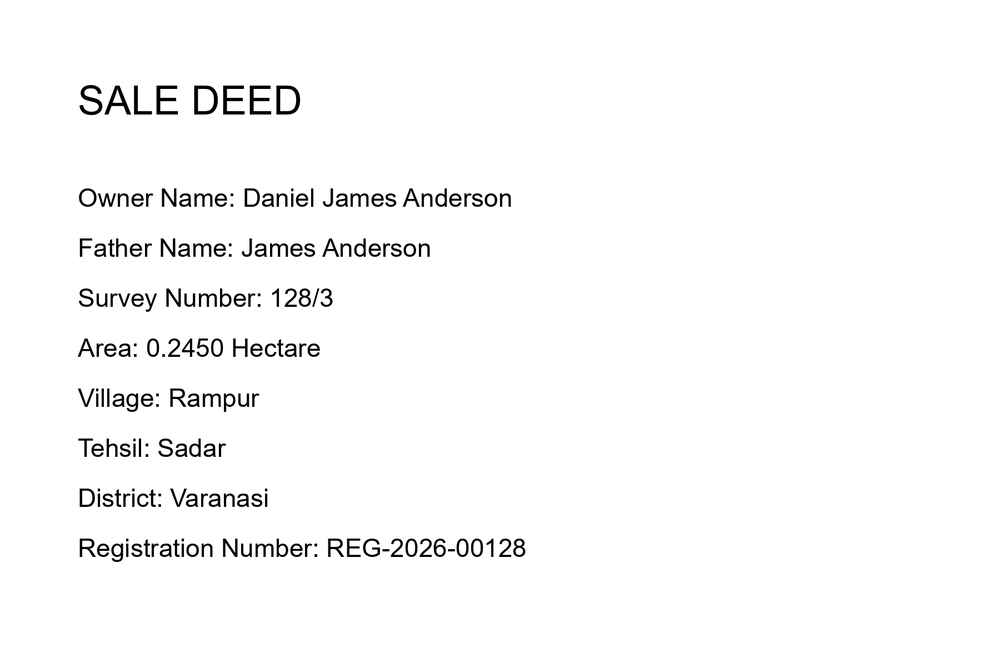
#> input picture data/documents/test_document.png, 1000 x 667 px, shrunk from 1800 x 1200 before the run
$ python create_degraded_dataset.py
#> lines starting #> are read from the running program, lines starting #| are printed output that depends on the picture
from pathlib import Path
import json

import cv2
import numpy as np


SOURCE = Path("data/documents/test_document.png")
OUTPUT_DIR = Path("data/robustness/images")
MANIFEST_PATH = Path("data/robustness/manifest.json")

GROUND_TRUTH = "test_document.json"
BASELINE = "test_document.png"


def save_image(
    name: str,
    image: np.ndarray,
    degradation: str,
    severity,
    tests: list[dict],
) -> None:
    output_path = OUTPUT_DIR / name

    success = cv2.imwrite(
        str(output_path),
        image,
    )

    if not success:
        raise RuntimeError(
            f"Could not write image: {output_path}"
        )

    tests.append(
        {
            "document": name,
            "degradation": degradation,
            "severity": severity,
            "ground_truth": GROUND_TRUTH,
            "baseline": BASELINE,
        }
    )

    print(f"Created: {output_path}")


def apply_rotation(
    image: np.ndarray,
    angle: float,
) -> np.ndarray:
    height, width = image.shape[:2]

    matrix = cv2.getRotationMatrix2D(
        (width / 2, height / 2),
        angle,
        1.0,
    )

    return cv2.warpAffine(
        image,
        matrix,
        (width, height),
        borderMode=cv2.BORDER_CONSTANT,
        borderValue=(255, 255, 255),
    )


def apply_jpeg_compression(
    image: np.ndarray,
    quality: int,
) -> np.ndarray:
    encode_params = [
        int(cv2.IMWRITE_JPEG_QUALITY),
        quality,
    ]

    success, encoded = cv2.imencode(
        ".jpg",
        image,
        encode_params,
    )

    if not success:
        raise RuntimeError(
            f"JPEG encoding failed for quality {quality}"
        )

    decoded = cv2.imdecode(
        encoded,
        cv2.IMREAD_COLOR,
    )

    if decoded is None:
        raise RuntimeError(
            f"JPEG decoding failed for quality {quality}"
        )

    return decoded


def apply_noise(
    image: np.ndarray,
    sigma: int,
    rng: np.random.Generator,
) -> np.ndarray:
    noise = rng.normal(
        0,
        sigma,
        image.shape,
    ).astype(np.float32)

    return np.clip(
        image.astype(np.float32) + noise,
        0,
        255,
    ).astype(np.uint8)


def apply_contrast(
    image: np.ndarray,
    alpha: float,
    beta: int,
) -> np.ndarray:
    return cv2.convertScaleAbs(
        image,
        alpha=alpha,
        beta=beta,
    )


def write_manifest(tests: list[dict]) -> None:
    manifest = {
        "experiment": "OCR robustness evaluation",
        "version": "1.0",
        "source_document": BASELINE,
        "ground_truth": GROUND_TRUTH,
        "baseline": BASELINE,
        "tests": tests,
    }

    MANIFEST_PATH.parent.mkdir(
        parents=True,
        exist_ok=True,
    )

    with MANIFEST_PATH.open(
        "w",
        encoding="utf-8",
    ) as file:
        json.dump(
            manifest,
            file,
            indent=4,
        )

    print(f"Manifest written: {MANIFEST_PATH}")


def main() -> None:
    if not SOURCE.exists():
        raise FileNotFoundError(
            f"Source document not found: {SOURCE}"
        )

    OUTPUT_DIR.mkdir(
        parents=True,
        exist_ok=True,
    )

    image = cv2.imread(str(SOURCE))
#> image is the input picture: shape (667, 1000, 3); min 0, max 255, mean 249.5

    if image is None:
        raise ValueError(
            f"Could not read source image: {SOURCE}"
        )

    # Fixed seed makes the noise experiment reproducible.
    rng = np.random.default_rng(42)

    tests = []

    print("=" * 60)
    print("CREATING OCR DEGRADATION DATASET")
    print("=" * 60)

    # ---------------------------------------------------------
    # 1. Blur
    # ---------------------------------------------------------

    blur_levels = {
        3: (3, 3),
        7: (7, 7),
        11: (11, 11),
        15: (15, 15),
    }

    for severity, kernel in blur_levels.items():
        degraded = cv2.GaussianBlur(
            image,
            kernel,
            0,
        )

        save_image(
            f"blur_{severity}.png",
            degraded,
            "Blur",
            severity,
            tests,
        )

    # ---------------------------------------------------------
    # 2. Gaussian noise
    # ---------------------------------------------------------

    noise_levels = {
        10: 10,
        25: 25,
        40: 40,
        60: 60,
    }

    for severity, sigma in noise_levels.items():
        degraded = apply_noise(
            image,
            sigma,
            rng,
        )

        save_image(
            f"noise_{severity}.png",
            degraded,
            "Noise",
            severity,
            tests,
        )
#> this loop made 4 passes
#> pass 2, in main, `degraded = apply_noise( image, sigma, rng, )`:
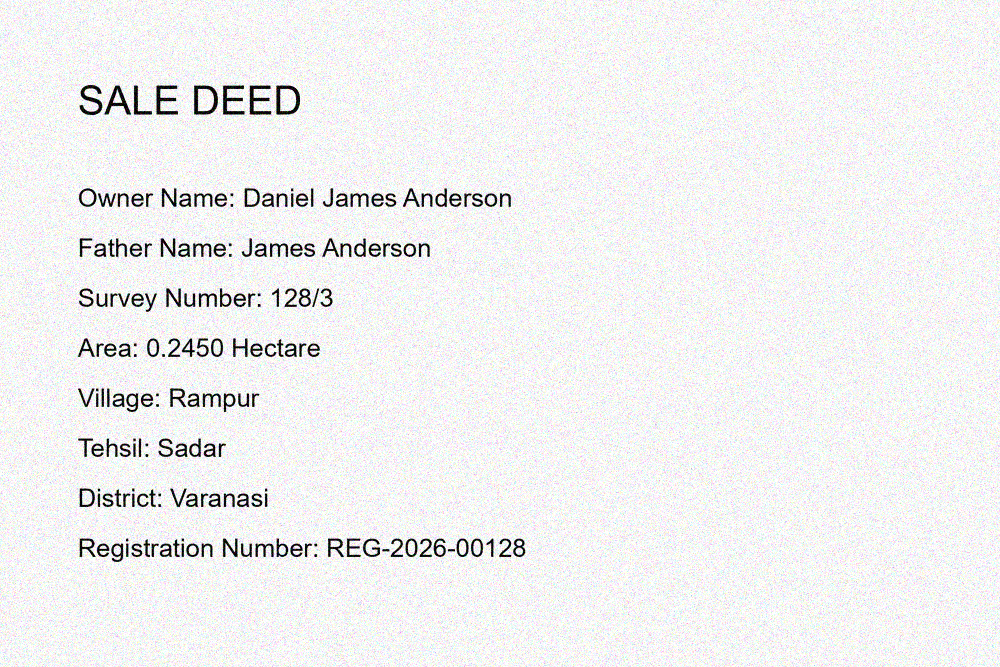
#> degraded: shape (667, 1000, 3); mean B, G, R 239.8, 239.8, 239.7
#> pass 3, in main, `degraded = apply_noise( image, sigma, rng, )`:
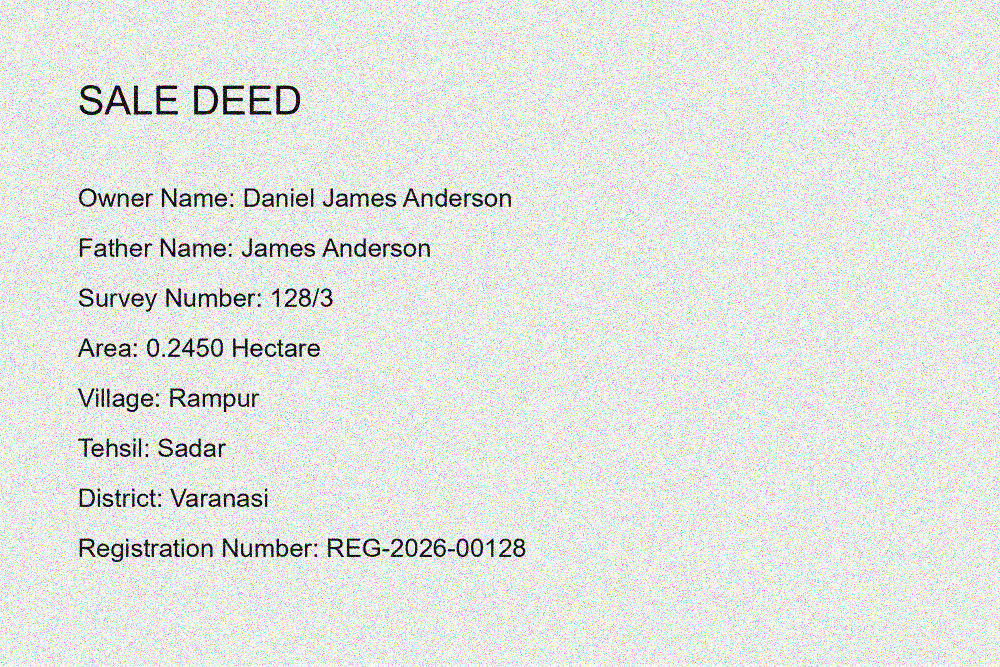
#> degraded: shape (667, 1000, 3); mean B, G, R 234.1, 234, 234

    # ---------------------------------------------------------
    # 3. JPEG compression
    # ---------------------------------------------------------

    jpeg_levels = {
        50: 50,
        20: 20,
        10: 10,
        5: 5,
    }

    for quality, value in jpeg_levels.items():
        degraded = apply_jpeg_compression(
            image,
            value,
        )

        save_image(
            f"jpeg_{quality}.png",
            degraded,
            "JPEG",
            quality,
            tests,
        )

    # ---------------------------------------------------------
    # 4. Rotation
    # ---------------------------------------------------------

    rotation_levels = {
        2: 2,
        5: 5,
        10: 10,
        15: 15,
    }
#> rotation_levels = {2: 2, 5: 5, 10: 10, 15: 15}

    for severity, angle in rotation_levels.items():
        degraded = apply_rotation(
            image,
            angle,
        )

        save_image(
            f"rotation_{severity}.png",
            degraded,
            "Rotation",
            severity,
            tests,
        )
#> this loop made 4 passes
#> (severity, angle, matrix in apply_rotation) on passes 1 to 4: (2, 2, [[0.999, 0.0349, -11.33], [-0.0349, 0.999, 17.65]]), (5, 5, [[0.996, 0.0872, -27.16], [-0.0872, 0.996, 44.85]]), (10, 10, [[0.985, 0.174, -50.32], [-0.174, 0.985, 91.89]]), (15, 15, [[0.966, 0.259, -69.28], [-0.259, 0.966, 140.8]])
#| Created: data/robustness/images/rotation_2.png
#| Created: data/robustness/images/rotation_5.png
#| Created: data/robustness/images/rotation_10.png
#| Created: data/robustness/images/rotation_15.png
#> pass 1, in main, `degraded = apply_rotation( image, angle, )`:
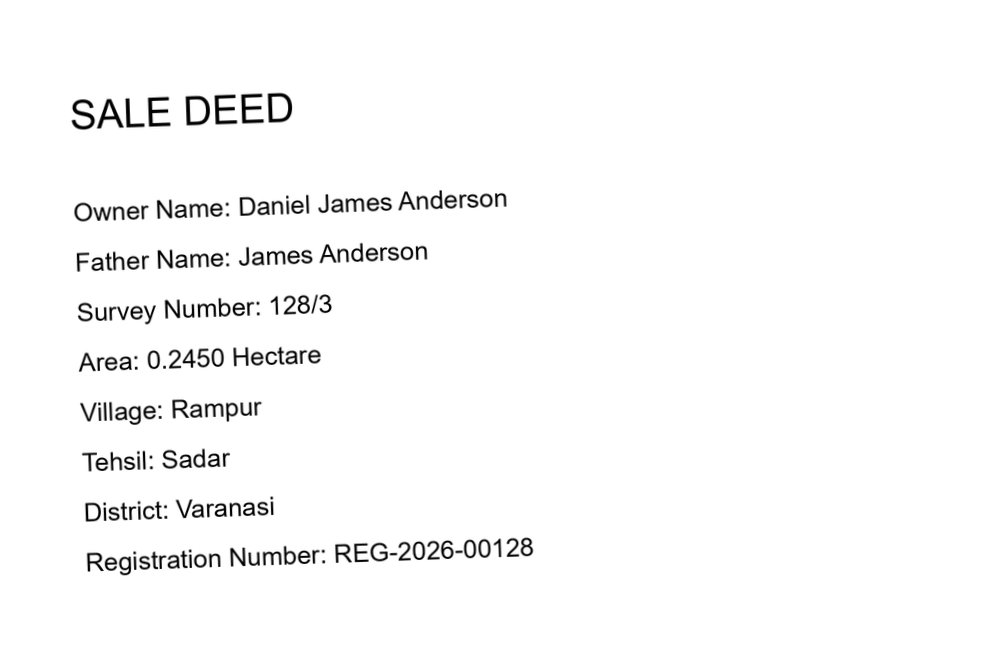
#> degraded: shape (667, 1000, 3); min 0, max 255, mean 249.5
#> pass 2, in main, `degraded = apply_rotation( image, angle, )`:
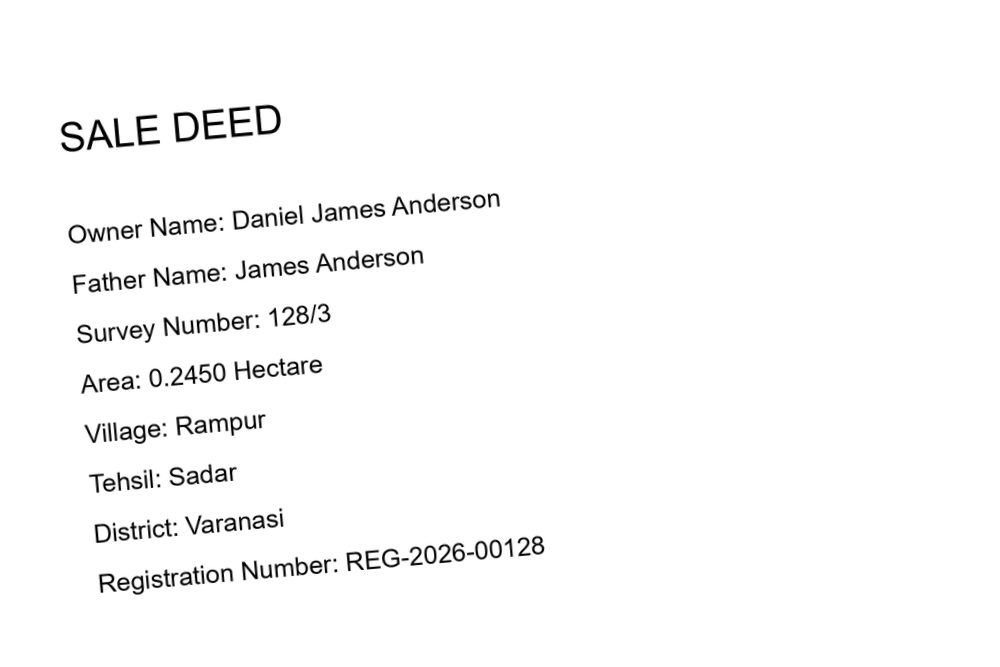
#> degraded: shape (667, 1000, 3); min 0, max 255, mean 249.5
#> pass 3, in main, `degraded = apply_rotation( image, angle, )`:
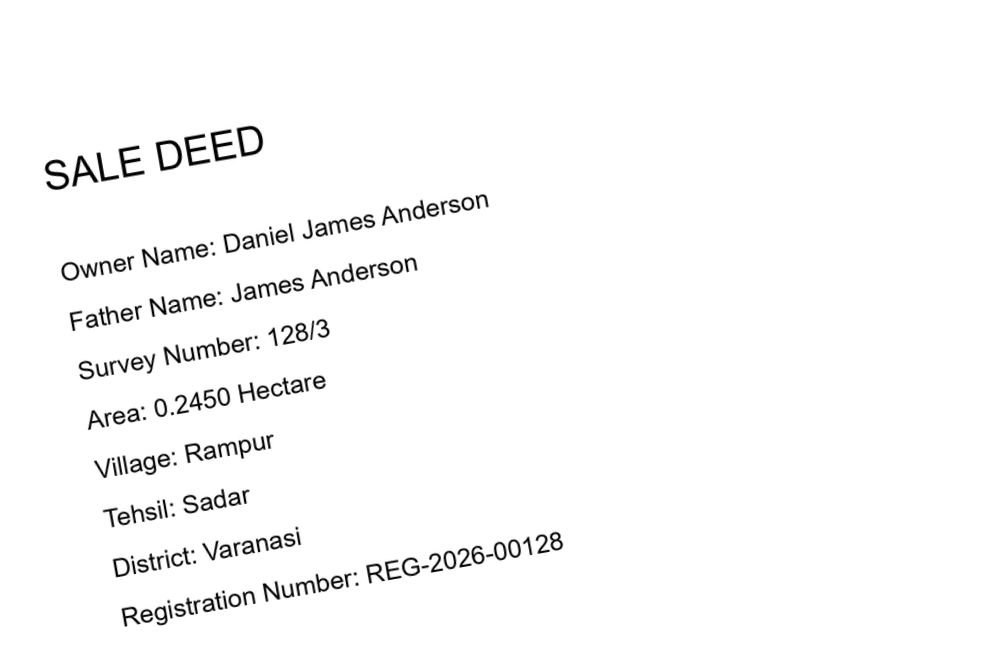
#> degraded: shape (667, 1000, 3); min 0, max 255, mean 249.5

    # ---------------------------------------------------------
    # 5. Contrast
    # ---------------------------------------------------------

    contrast_levels = {
        "low": (0.55, 90),
        "medium": (0.70, 70),
        "high": (1.80, -100),
        "extreme": (2.20, -140),
    }

    for severity, (alpha, beta) in contrast_levels.items():
        degraded = apply_contrast(
            image,
            alpha,
            beta,
        )

        save_image(
            f"contrast_{severity}.png",
            degraded,
            "Contrast",
            severity,
            tests,
        )
#> this loop made 4 passes
#> pass 1, in main, `degraded = apply_contrast( image, alpha, beta, )`:
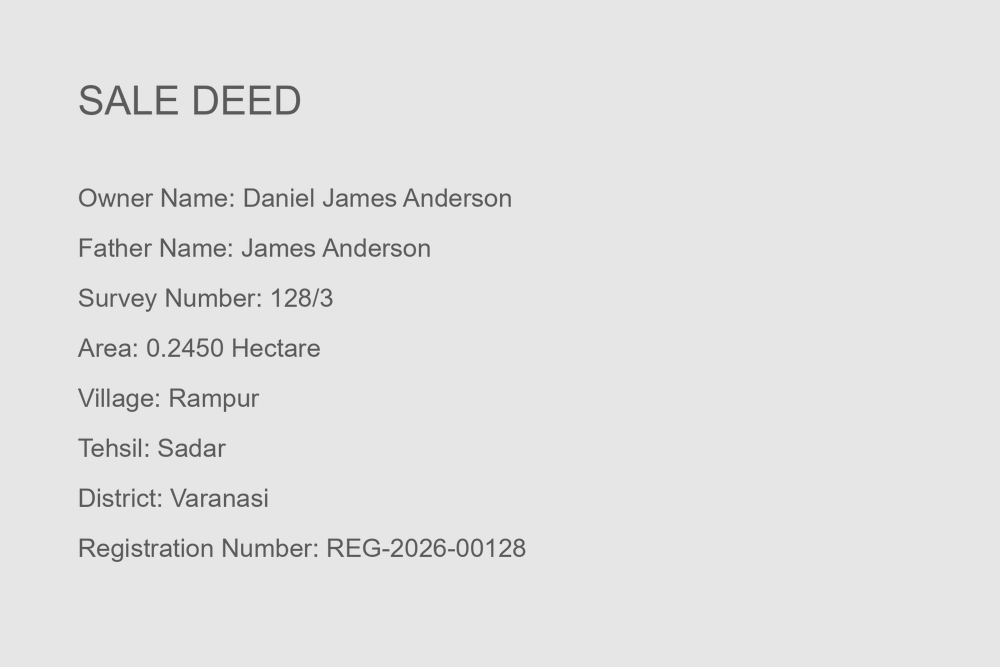
#> degraded: shape (667, 1000, 3); min 90, max 230, mean 227
#> pass 3, in main, `degraded = apply_contrast( image, alpha, beta, )`:
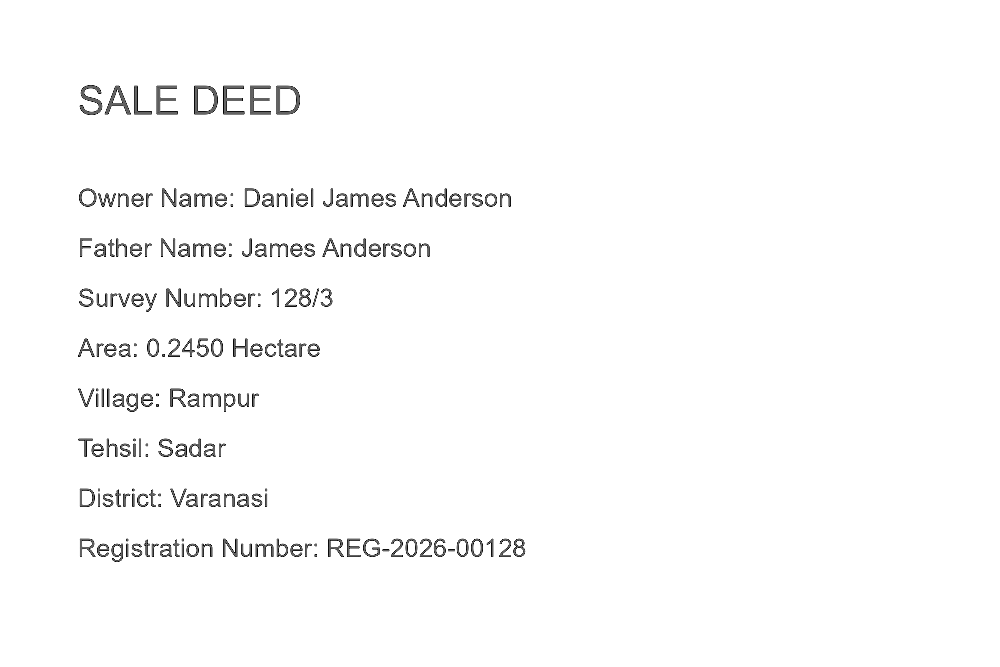
#> degraded: shape (667, 1000, 3); min 1, max 255, mean 250.9

    write_manifest(tests)

    print()
    print("=" * 60)
    print("DEGRADATION DATASET CREATED")
    print("=" * 60)
    print(f"Images created: {len(tests)}")
    print(f"Output directory: {OUTPUT_DIR}")
    print(f"Manifest: {MANIFEST_PATH}")


if __name__ == "__main__":
    main()
